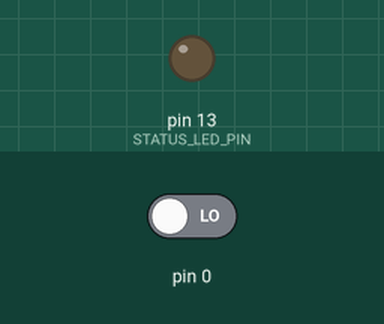
Simulated run of this sketch. Board: Arduino Uno, built with avr-gcc and run on an emulated ATmega328P. Parts: output pins drawn as LEDs (lit = HIGH). Inputs (shaded band) come from the test bench; at power-on: pin 0 LOW. Random numbers use the default seed unless the sketch sets one.

Above: at 0.1 s.
At 1.4 s:
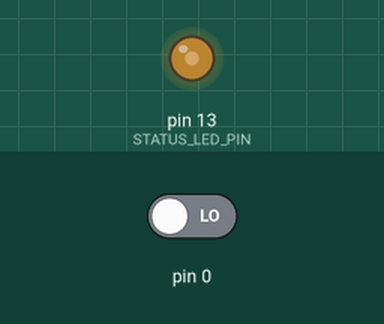
1.5 s: pin 0 driven HIGH
At 2.3 s:
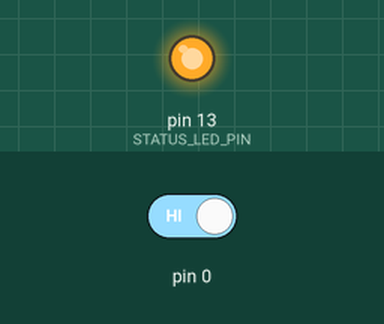
Timing chart, 0 to 4.5 s (numbered marks = the images above; inputs shaded):
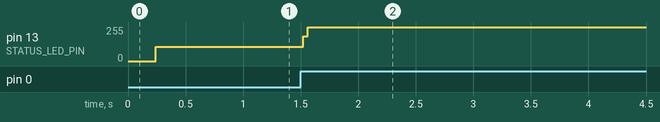

The sketch:

HhsArduinoCircuitAdvanced.ino
```cpp
/**
 * HhsArduinoCircuitAdvanced.
 * An Arduino challenge for HHS by Tim Visee.
 *
 *
 * This project requires some external libraries to be installed, in the Arduino libraries directory.
 * - Arduino:
 *   The default Arduino libraries, installed with the Arduino installer.
 *
 *
 * @author Tim Visee
 * @website http://timvisee.com/
 */

#include <Arduino.h>
#include "Core.h"

/**
 * Core instance. For all basic logic.
 */
Core core;

/**
 * Called one on set up.
 */
void setup() {
    // Route the setup call to the core class
    core.setup();
}

/**
 * Called each loop.
 */
void loop() {
    // Route the loop call to the core class
    core.loop();
}
```

Button.cpp
```cpp
/**
 * HhsArduinoCircuitAdvanced.
 * An Arduino challenge for HHS by Tim Visee.
 *
 * @author Tim Visee
 * @website http://timvisee.com/
 */

#include "Button.h"

Button::Button(uint8_t pin) {
    // Initialize the default values
    this->pressedOnce = false;
    this->releasedOnce = false;
    this->lockDelay = 25;
    this->lockUntil = -1L;

    // Set the button pin
    this->pin = pin;
}

void Button::setupPin() {
    pinMode(this->getPin(), INPUT);
}

void Button::update() {
    // Get the current button state
    bool curState = this->isPressed();

    // Update the button state it if has changed
    if(this->lastState != curState && !this->isLockedUntil()) {
        // Update the last state
        this->lastState = curState;

        // Update the pressed and released once flags
        if(curState) {
            this->pressedOnce = true;
            this->releasedOnce = false;
        } else {
            this->pressedOnce = false;
            this->releasedOnce = true;
        }

        // Lock the button for the specified delay
        this->updateLockedUntil();
    }
}

uint8_t Button::getPin() {
    return this->pin;
}

bool Button::isPressed() {
    return digitalRead(this->pin) == HIGH;
}

bool Button::isPressedOnce() {
    // Get the pressed once state
    bool state = this->pressedOnce;

    // Reset the state
    this->pressedOnce = false;

    // Return the state
    return state;
}

bool Button::isReleasedOnce() {
    // Get the pressed once state
    bool state = this->releasedOnce;

    // Reset the state
    this->releasedOnce = false;

    // Return the state
    return state;
}

int Button::getLockDelay() {
    return this->lockDelay;
}

void Button::setLockDelay(int lockDelay) {
    this->lockDelay = lockDelay;
}

long Button::getLockedUntil() {
    return this->lockUntil;
}

void Button::updateLockedUntil() {
    this->lockUntil = millis() + this->getLockDelay();
}

bool Button::isLockedUntil() {
    return this->lockUntil > millis() && this->lockUntil >= 0;
}
```

Button.h
```cpp
/**
 * HhsArduinoCircuitAdvanced.
 * An Arduino challenge for HHS by Tim Visee.
 *
 * @author Tim Visee
 * @website http://timvisee.com/
 */

#ifndef HHSARDUINOCIRCUITADVANCED_BUTTON_H
#define HHSARDUINOCIRCUITADVANCED_BUTTON_H

#include <Arduino.h>

/**
 * Button class.
 */
class Button {
private:
    /**
     * Button pin.
     */
    uint8_t pin;

    /**
     * Last state of the button, as boolean.
     */
    bool lastState;

    /**
     * Flag, whether the button has been pressed once.
     */
    bool pressedOnce;

    /**
     * Flag, whether the button has been released once.
     */
    bool releasedOnce;

    /**
     * The lock delay, in milliseconds.
     */
    int lockDelay;

    /**
     * The lock until in milliseconds, represents millis().
     */
    long lockUntil;

public:
    /**
     * Constructor.
     *
     * @param The pin of the button.
     */
    Button(uint8_t pin);

    /**
     * Set up the pin of the button.
     */
    void setupPin();

    /**
     * Update the button state.
     * Required before the use of various methods.
     */
    void update();

    /**
     * Get the button pin.
     *
     * @return Button pin.
     */
    uint8_t getPin();

    /**
     * Check whether the button is currently pressed.
     *
     * @return True if pressed, false if not.
     */
    bool isPressed();

    /**
     * Check whether the button has been pressed once.
     * This flag is reset when this method is called.
     *
     * @return True if button is pressed once, false otherwise.
     */
    bool isPressedOnce();

    /**
     * Check whether the button has been released once.
     * This flag is reset when this method is called.
     *
     * @return True if the button is released once, false otherwise.
     */
    bool isReleasedOnce();

    /**
     * Get the current lock delay in milliseconds.
     *
     * @return Lock delay.
     */
    int getLockDelay();

    /**
     * Set the lock delay in milliseconds.
     *
     * @param lockDelay The lock delay.
     */
    void setLockDelay(int lockDelay);

    /**
     * Get the locked until time in milliseconds.
     *
     * @return Locked until time.
     */
    long getLockedUntil();

    /**
     * Update the lock until time.
     */
    void updateLockedUntil();

    /**
     * Check whether the button is currently locked until the specified time.
     *
     * @return True if locked, false if not.
     */
    bool isLockedUntil();
};

#endif //HHSARDUINOCIRCUITADVANCED_BUTTON_H
```

ButtonManager.cpp
```cpp
/**
 * HhsArduinoCircuitAdvanced.
 * An Arduino challenge for HHS by Tim Visee.
 *
 * @author Tim Visee
 * @website http://timvisee.com/
 */

#include "ButtonManager.h"

Button ButtonManager::toggleButton = Button(0);
Button ButtonManager::shiftButton = Button(0);
```

ButtonManager.h
```cpp
/**
 * HhsArduinoCircuitAdvanced.
 * An Arduino challenge for HHS by Tim Visee.
 *
 * @author Tim Visee
 * @website http://timvisee.com/
 */

#ifndef HHSARDUINOCIRCUITADVANCED_BUTTONMANAGER_H
#define HHSARDUINOCIRCUITADVANCED_BUTTONMANAGER_H

#include <Arduino.h>
#include "Globals.h"
#include "Button.h"

/**
 * Button manager class.
 */
class ButtonManager {
public:
    /**
     * Toggle button instance.
     */
    static Button toggleButton;

    /**
     * Shift button instance.
     */
    static Button shiftButton;
};

#endif //HHSARDUINOCIRCUITADVANCED_BUTTONMANAGER_H
```

Core.cpp
```cpp
/**
 * HhsArduinoCircuitAdvanced.
 * An Arduino challenge for HHS by Tim Visee.
 *
 * @author Tim Visee
 * @website http://timvisee.com/
 */

#include "Core.h"
#include "ButtonManager.h"
#include "Random.h"
#include "Timer.h"

Core::Core() {
    // Set the flag defaults
    this->started = false;
    this->inputMode = false;

    // Initialize the input LED array
    LedManager::inputLeds = new Led[LED_INPUT_COUNT];

    // Construct the screen LED instances
    for(int i = 0; i < LED_INPUT_COUNT; i++)
        LedManager::inputLeds[i] = Led(LED_INPUT_PIN[i], LED_INPUT_ANALOG);

    // Set up the output and status LEDs
    LedManager::outputLed = Led(LED_OUTPUT_PIN, LED_OUTPUT_ANALOG);
    LedManager::statusLed = Led(Led::STATUS_LED_PIN, Led::STATUS_LED_ANALOG);

    // Initialize the buttons
    ButtonManager::toggleButton = Button(BUTTON_TOGGLE_PIN);
    ButtonManager::shiftButton = Button(BUTTON_SHIFT_PIN);

    // Set the input LED states
    LedManager::setInputStates(false);
}

void Core::setup() {
    // Initial startup delay
    delay(200);

    // Randomize the random seed
    Random::randomize();

    // Set up the answer LED pins
    for(int i = 0; i < LED_INPUT_COUNT; i++)
        LedManager::inputLeds[i].setupPin();

    // Set up the output and status LEDs
    LedManager::outputLed.setupPin();
    LedManager::statusLed.setupPin();

    // Set up the toggle and shift button
    ButtonManager::toggleButton.setupPin();
    ButtonManager::shiftButton.setupPin();

    // Randomize the state of the input LEDs
    for(int i = 0; i < LED_INPUT_COUNT; i++)
        LedManager::inputLeds->setState(Random::nextBool());

    // The device has been started, update the flag
    this->started = true;
}

void Core::loop() {
    // Start the input mode if the shift button is pressed
    if(ButtonManager::shiftButton.isPressedOnce())
        startInputMode();

    // Handle the input mode logic, loop as long as this mode is enabled
    while(isInputMode()) {
        // Shift to the next LED if the shift button is pressed
        if(ButtonManager::shiftButton.isPressedOnce()) {
            // Select the next LED
            LedManager::nextLed();

            // Disable the input mode if the first LED is selected again, because the selection went out of bound
            if(LedManager::getSelectedLedIndex() == 0)
                stopInputMode();
        }

        // Toggle the state of the selected LED if the toggle button is pressed
        if(ButtonManager::toggleButton.isPressedOnce())
            // Toggle the state of the selected input LED
            LedManager::toggleCurrentInputState();

        // Update all logic
        updateLogic();
    }

    // Update everything
    updateLogic();
}

/**
 * Update method, should be called often to update things like the animation controllers of the LEDs.
 */
void Core::updateLogic() {
    // Check whether the input mode is enabled
    if(isInputMode()) {
        // Show the states of the LEDs until the selected LED
        for(uint8_t i = 0; i < LED_INPUT_COUNT; i++) {
            // Pulse if the current LED isn't selected, show the LED state in the other case
            if(LedManager::getSelectedLedIndex() == i) {
                // Disable the pulsing mode
                LedManager::inputLeds[i].setPulsing(false);

                // Set the state
                LedManager::inputLeds[i].setState(LedManager::getInputState(i));
            } else
                LedManager::inputLeds[i].setPulsing(true);
        }

    } else {
        // Show the states of each LED
        for(uint8_t i = 0; i < LED_INPUT_COUNT; i++) {
            // Disable pulsing
            LedManager::inputLeds[i].setPulsing(false);

            // Set the LED states
            LedManager::inputLeds[i].setState(LedManager::getInputState(i));
        }
    }

    // Update the screen LEDs
    for(short i = 0; i < LED_INPUT_COUNT; i++)
        LedManager::inputLeds[i].update();

    // Evaluate the circuit and print the result
    LedManager::outputLed.setState(evaluateCircuit());

    // Update the output and status LEDs
    LedManager::outputLed.update();
    LedManager::statusLed.update();

    // Update the toggle and shift button states
    ButtonManager::toggleButton.update();
    ButtonManager::shiftButton.update();
}

/**
 * A smart delay method.
 * This method is similar to Arduino's delay method, but it keeps calling the update() method while the delay method is executed instead of freezing the Arduino.
 *
 * @param delay The delay in milliseconds to wait.
 */
void Core::smartDelay(int delay) {
    // Create a timer, to track the passed time
    Timer timer(delay);

    // Start the timer
    timer.start();

    // Call the update method until the timer has passed the specified delay
    while(!timer.isFinished())
        updateLogic();
}

bool Core::isInputMode() {
    return this->inputMode;
}

void Core::startInputMode() {
    // Set the input mode flag
    this->inputMode = true;

    // Reset the selected LED index
    LedManager::setSelectedLedIndex(0);
}

void Core::stopInputMode() {
    // Reset the input mode flag
    this->inputMode = false;
}

bool Core::evaluateCircuit() {
    // Gather the input states
    bool i1 = LedManager::getInputState(0);
    bool i2 = LedManager::getInputState(1);
    bool i3 = LedManager::getInputState(2);
    bool i4 = LedManager::getInputState(3);

    // Do the logic, return the result
    return !((i4 || i3) || (i2 && !i1));
}
```

Core.h
```cpp
/**
 * HhsArduinoCircuitAdvanced.
 * An Arduino challenge for HHS by Tim Visee.
 *
 * @author Tim Visee
 * @website http://timvisee.com/
 */

#ifndef HHSARDUINOCIRCUITADVANCED_CORE_H
#define HHSARDUINOCIRCUITADVANCED_CORE_H

#include <Arduino.h>
#include "Globals.h"
#include "Led.h"
#include "LedManager.h"
#include "Button.h"

/**
 * Core class.
 */
class Core {
private:
    /**
     * Flag whether the device has been fully started or not.
     */
    bool started;

    /**
     * Flag whether we're currently in the input mode.
     * True if we're in the input mode, false if not.
     */
    bool inputMode;

public:
    /**
     * Constructor.
     */
    Core();

    /**
     * Called once on set up.
     */
    void setup();

    /**
     * Called each loop.
     */
    void loop();

    /**
     * Method used to update all game logic.
     */
    void updateLogic();

    /**
     * A smart delay method, to efficiently execute the update call while waiting.
     */
    void smartDelay(int delay);

    /**
     * Check whether the device is currently in input mode.
     *
     * @return True if in input mode, false otherwise.
     */
    bool isInputMode();

    /**
     * Start the input mode.
     */
    void startInputMode();

    /**
     * Stop the input mode.
     */
    void stopInputMode();

    /**
     * Evaluate the circuit logic, return the result.
     *
     * @return True if correct, false if not.
     */
    bool evaluateCircuit();
};

#endif //HHSARDUINOCIRCUITADVANCED_CORE_H
```

Globals.h
```cpp
/**
 * HhsArduinoCircuitAdvanced.
 * An Arduino challenge for HHS by Tim Visee.
 *
 * @author Tim Visee
 * @website http://timvisee.com/
 */

#ifndef NUMBERGUESSGAME_GLOBALS_H
#define NUMBERGUESSGAME_GLOBALS_H

#include <Arduino.h>

/**
 * Debug mode.
 * True to enable, false to disable.
 */
const bool DEBUG = true;

/**
 * Memory update timer, in milliseconds.
 */
const int MEMORY_REPORT_INTERVAL = 2500;

/**
 * The number of LEDs available as input.
 */
const int LED_INPUT_COUNT = 4;

/**
 * The pin's of the input LEDs;
 */
const uint8_t LED_INPUT_PIN[LED_INPUT_COUNT] = {5, 6, 9, 10};

/**
 * Defines whether the input LED's are in analog or digital mode.
 */
const bool LED_INPUT_ANALOG = true;

/**
 * The pin of the output LED.
 */
const int LED_OUTPUT_PIN = 12;

/**
 * Defines whether the output LED is in analog or digital mode.
 */
const bool LED_OUTPUT_ANALOG = false;

/**
 * Defines the pin of the button that is used to shift the LED that should be toggled.
 */
const int BUTTON_SHIFT_PIN = 7;

/**
 * Defines the pin of the button that is used to toggle the selected LED.
 */
const int BUTTON_TOGGLE_PIN = 8;

/**
 * Defines the number of milliseconds when a button state has changed to prevent jitter (/bouncing).
 */
const int BUTTON_JITTER_DELAY = 50;

/**
 * Defines the number of milliseconds to show the new state of a LED before making it dimmed again.
 */
const int LED_TOGGLE_SHOW_DURATION = 1000;

/**
 * Defines the minimum brightness of a pulse.
 */
const uint8_t PULSE_BRIGHTNESS_MIN = 30;

/**
 * Defines the maximum brightness of a pulse.
 */
const uint8_t PULSE_BRIGHTNESS_MAX = 80;

/**
 * Defines the pulse duration.
 */
const int PULSE_DURATION = 750;

/**
 * The USB serial baud rate.
 */
const int SERIAL_USB_BAUD = 19200;

#endif //NUMBERGUESSGAME_GLOBALS_H
```

LedManager.cpp
```cpp
/**
 * HhsArduinoCircuitAdvanced.
 * An Arduino challenge for HHS by Tim Visee.
 *
 * @author Tim Visee
 * @website http://timvisee.com/
 */

#include "LedManager.h"

// Initializations
uint8_t LedManager::selectedLedIndex = 0;
bool *LedManager::inputStates = new bool[LED_INPUT_COUNT];
Led *LedManager::inputLeds = new Led[LED_INPUT_COUNT];
Led LedManager::outputLed = Led(Led::STATUS_LED_PIN, Led::STATUS_LED_ANALOG);
Led LedManager::statusLed = Led(Led::STATUS_LED_PIN, Led::STATUS_LED_ANALOG);

uint8_t LedManager::getSelectedLedIndex() {
    return LedManager::selectedLedIndex;
}

void LedManager::setSelectedLedIndex(uint8_t index) {
    LedManager::selectedLedIndex = index;
}

void LedManager::nextLed() {
    // Increase the LED index
    LedManager::selectedLedIndex++;

    // Make sure the selection doesn't go out of bounds
    if(LedManager::selectedLedIndex >= LED_INPUT_COUNT || LedManager::selectedLedIndex < 0)
        LedManager::selectedLedIndex = 0;
}

bool LedManager::getInputState(uint8_t index) {
    return LedManager::inputStates[index];
}

void LedManager::setInputState(uint8_t index, bool state) {
    LedManager::inputStates[index] = state;
}

void LedManager::toggleInputState(uint8_t index) {
    LedManager::inputStates[index] = !LedManager::inputStates[index];
}

void LedManager::toggleCurrentInputState() {
    LedManager::toggleInputState(LedManager::getSelectedLedIndex());
}

void LedManager::setInputStates(bool state) {
    // Use a for loop to set the state of each LED
    for(uint8_t i = 0; i < LED_INPUT_COUNT; i++)
        LedManager::setInputState(i, state);
}
```

Random.cpp
```cpp
/**
 * HhsArduinoCircuitAdvanced.
 * An Arduino challenge for HHS by Tim Visee.
 *
 * @author Tim Visee
 * @website http://timvisee.com/
 */

#include "Random.h"

int Random::nextInt(int max) {
    return nextInt(0, max);
}

int Random::nextInt(int min, int max) {
    return (int) random((long) min, (long) max);
}

bool Random::nextBool() {
    return nextInt(0, 2) == 0;
}

void Random::randomize() {
    setSeed(Random::nextIntWithoutSeed());
}

void Random::setSeed(unsigned int seed) {
    // Set the seed in the Arduino library
    randomSeed(seed);
}

unsigned int Random::nextIntWithoutSeed() {
    // Determine a base number, based on the number of milliseconds the Arduino has run
    unsigned int num = (unsigned int) (millis() % 9999);

    // Semi-randomize the defined number using analog reads
    for(int i = 0; i < 6; i++)
        num *= analogRead((uint8_t) i);

    // Return the random value
    return num;
}
```

Source omitted: Led.cpp (5599 bytes), Led.h (6012 bytes), LedManager.h (1976 bytes), Random.h (1731 bytes), Timer.cpp (1232 bytes), Timer.h (1615 bytes)

Measured:
- after the input at 1.5 s, pin 13 (STATUS_LED_PIN): 106/255 → 255/255 at once
